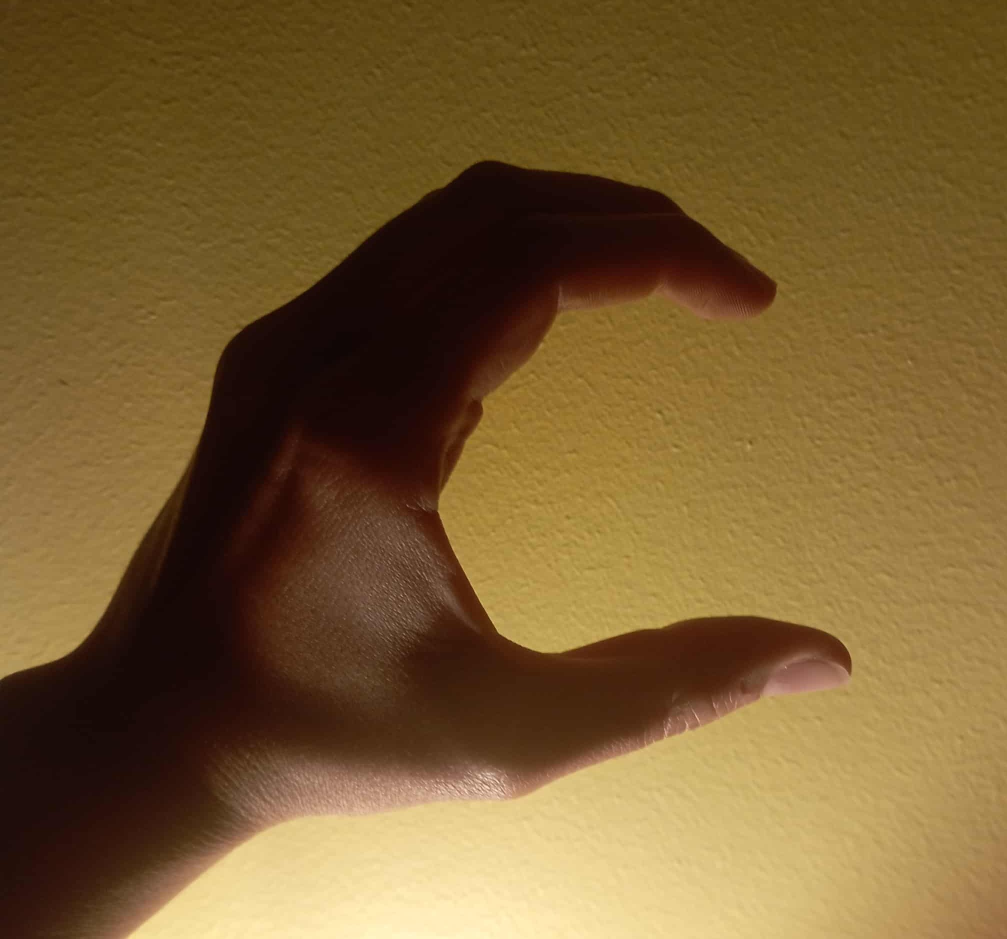
#> input picture test_image.jpeg, 2014 x 1877 px (shown at 1/2 size)
$ jupyter execute --allow-errors git_MNIST.ipynb
#> lines starting #> are read from the running program, lines starting #| are printed output that depends on the picture
[cell 1]
# Libraries
import pandas as pd
from sklearn.neural_network import MLPClassifier
from sklearn.metrics import confusion_matrix, accuracy_score, classification_report
from sklearn.model_selection import train_test_split
from collections import defaultdict
import seaborn as sns
import numpy as np
import matplotlib.pyplot as plt

#> (a cell that did not finish here is left out)

#> (a cell that did not finish here is left out)

[cell 4]
def show_image_by_condition( pixels, labels, label_condition=None, numbers=24, img_size=28):
    """
        Show images by label
    """
    label_to_letter = {i: chr(65 + i) for i in range(26)}

    pixels_tmp = pixels.reshape(-1, img_size, img_size, 1)
    plt.figure(figsize=(12, 12))

    cnt = 0
    if label_condition is None:
        label_condition_set = set(np.unique(labels))
    else:
        label_condition_set = set(label_condition)


    n_images = len(pixels)
    n_condition = len(label_condition_set)
    cached_label = set()
    while cnt < numbers:
        idx = np.random.randint(0, n_images)
        if labels[idx] in label_condition_set and (labels[idx] not in cached_label or cnt >= n_condition):
            cnt += 1
            cached_label.add(labels[idx])
            plt.subplot(numbers // 4 + 1, 4, cnt)
            plt.axis('off')
            plt.title(label_to_letter[labels[idx]])
            plt.imshow(pixels_tmp[idx, :, :, 0], cmap='gray')

    plt.show()

#> (the rest of this cell did not finish here and is left out)

[cell 5]
# Create neural network with different hidden layer size (changed from 8 to 64 neurons)
neural_net_model = MLPClassifier(hidden_layer_sizes=(64), random_state=42, tol=0.005, max_iter=1000)
# Start the training
#> (the rest of this cell did not finish here and is left out)

#> (a cell that did not finish here is left out)

[cell 7]
# Create dictionaries to hold counts
correct_counts = defaultdict(int) # number of times the model predicted this class correctly
total_counts = defaultdict(int) # total number of test samples belonging to this class

# Count correct predictions and total predictions for each class
#> (the rest of this cell did not finish here and is left out)

#> (a cell that did not finish here is left out)

[cell 9]
# Show what these misidentified classes are most often confused with
print(f"----------")
print("Common Misidentifications:")
#> (the rest of this cell did not finish here and is left out)

[cell 10]
# Confusion matrix heatmap
# Shows how often each class is predicted as each other class
plt.figure(figsize=(6, 5))
#> (the rest of this cell did not finish here and is left out)

[cell 11]
# Classification report for detailed precision, recall, f1-score
print("----------")
print("Classification Report:")
#> (the rest of this cell did not finish here and is left out)

[cell 12]
import cv2
import numpy as np

def preprocess_image_for_model(path):
    # Load image
#> called with path = 'test_image.jpeg'
    img = cv2.imread(path)
#> img is the input picture: shape (1877, 2014, 3); mean B, G, R 49.6, 93.2, 120.6
    if img is None:
        raise ValueError("Image not found or path incorrect")

    # Convert to grayscale
    img = cv2.cvtColor(img, cv2.COLOR_BGR2GRAY)
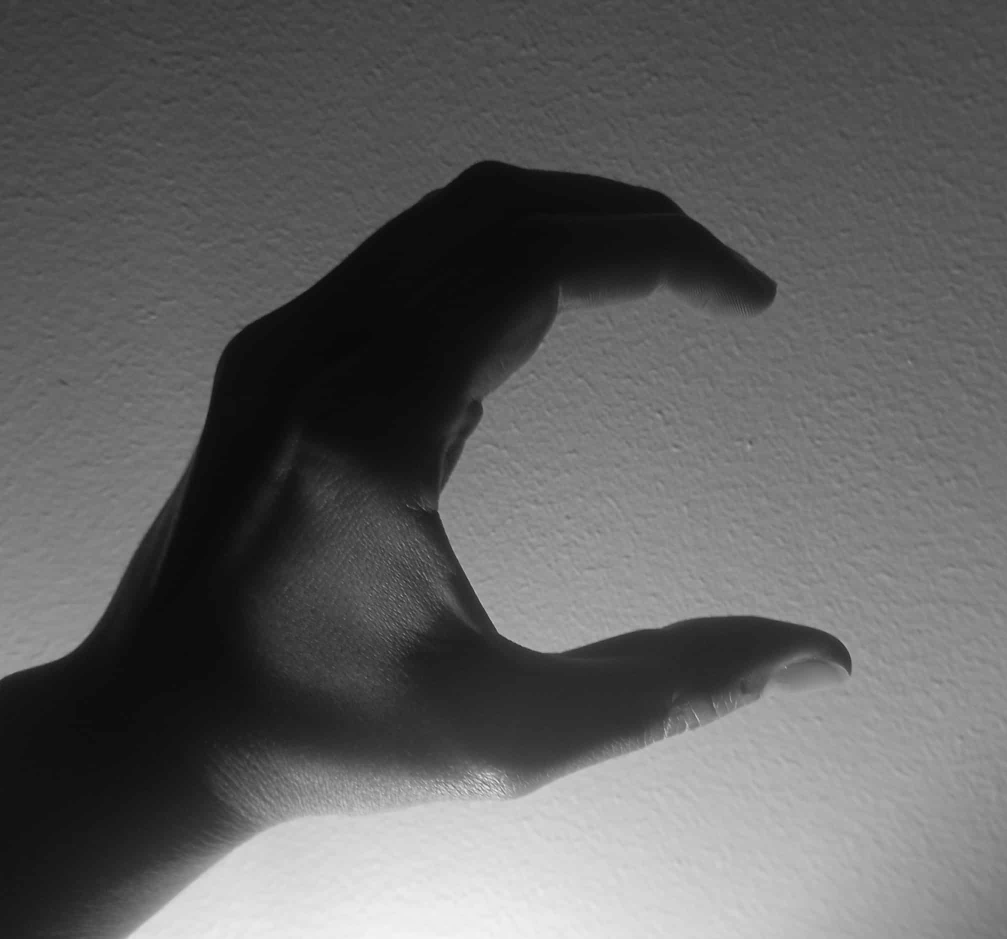
#> img: shape (1877, 2014) (shown at 1/2 size); min 9, max 245, mean 96.5

    # Resize to 28x28 (MNIST format)
    img = cv2.resize(img, (28, 28))
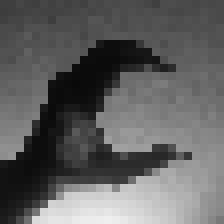
#> img: shape (28, 28) (shown 8 times larger); min 9, max 239, mean 96.4


    # Invert colors if your hand is dark and background is light
    # Comment this out if your hand is white on black
    # img = 255 - img

    # Normalize to 0..1
    img = img.astype("float32") / 255.0

    # Flatten into shape (1, 784)
    img = img.reshape(1, 784)


    return img

# Example:
test_img = preprocess_image_for_model("test_image.jpeg")
#> (the rest of this cell did not finish here and is left out)
